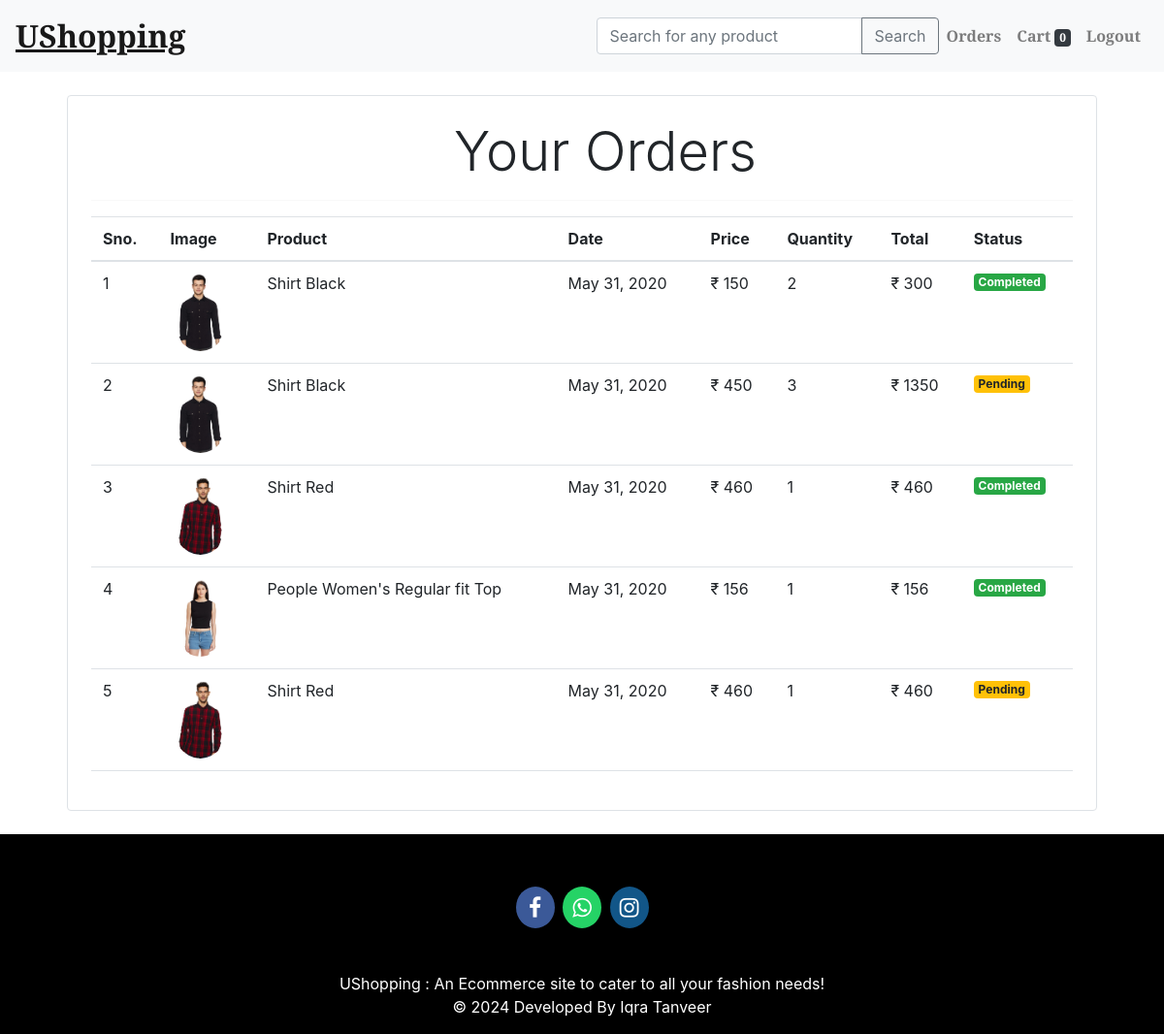
Screenshot of /orders (signed in) with the database file from the repository.
### store/models/orders.py (models this page shows, shortened)
class Order(models.Model):
    product = models.ForeignKey(Product,
                                on_delete=models.CASCADE)
    customer = models.ForeignKey(Customer,
                                 on_delete=models.CASCADE)
    quantity = models.IntegerField(default=1)
    price = models.IntegerField()
    address = models.CharField(max_length=50, default='', blank=True)
    phone = models.CharField(max_length=50, default='', blank=True)
    date = models.DateField(default=datetime.datetime.today)
    status = models.BooleanField(default=False)
    @staticmethod
    def get_orders_by_customer(customer_id):
        return Order.objects.filter(customer=customer_id).order_by('-date')

### store/models/product.py (models this page shows, shortened)
class Product(models.Model):
    name = models.CharField(max_length=50)
    price = models.IntegerField(default=0)
    category = models.ForeignKey(Category, on_delete=models.CASCADE, default=1)
    description = models.CharField(max_length=200, default='' , null=True , blank=True)
    image = models.ImageField(upload_to='uploads/products/')

### store/middlewares/auth.py (the view)
    def middleware(request):
        print(request.session.get('customer'))
        returnUrl = request.META['PATH_INFO']
        print(request.META['PATH_INFO'])
        if not request.session.get('customer'):
           return redirect(f'login?return_url={returnUrl}')
        response = get_response(request)
        return response

### store/templatetags/custom_filter.py (called while the page is built)
@register.filter(name='currency')
def currency(number):
    return "₹ "+str(number)

@register.filter(name='multiply')
def multiply(number , number1):
    return number * number1

### store/views/orders.py (called while the page is built)
    def get(self , request ):
        customer = request.session.get('customer')
        orders = Order.get_orders_by_customer(customer)
        print(orders)
        return render(request , 'orders.html'  , {'orders' : orders})

### store/templates/orders.html
{% extends 'base.html' %}
{% block content %}
{% load cart %}
{% load custom_filter %}
<div class="container">
   <div class="border rounded p-4 m-4">
        <p class="display-4 pl-4 ml-4">Your Orders</p>
        <hr>
        <table class="table">
            <thead>
                <tr>
                    <th>Sno.</th>
                    <th>Image</th>
                    <th>Product</th>
                    <th>Date</th>
                    <th>Price</th>
                    <th>Quantity</th>
                    <th>Total</th>
                    <th>Status</th>
                </tr>
            </thead>
            <tbody>
                {% for order in orders %}
                <tr>
                    <td>{{forloop.counter}}</td>
                    <td><img style="height: 80px;" class="rounded-circle" src="{{order.product.image.url}}" alt=""></td>
                    <td>{{order.product.name}}</td>
                    <td>{{order.date}}</td>
                    <td>{{order.price|currency}}</td>
                    <td>{{order.quantity}}</td>
                    <td>{{order.quantity|multiply:order.price|currency}}</td>
                    {% if order.status %}
                    <td><small class="badge badge-success">Completed</small></td>
                    {%else%}
                    <td><small class="badge badge-warning">Pending</small></td>
                    {% endif %}
                </tr>
                {% endfor %}
            </tbody>
        </table>
   </div>
</div>
{% endblock %}

### store/templates/base.html (style rules this page uses)
p { text-align: center; }

### rows the page displays
Order: product.image (picture), product.name "Shirt Black", date "May 31, 2020", price "₹ 150", quantity "2", quantity|multiply "₹ 300", status "Completed"
Order: product.image (picture), product.name "Shirt Black", date "May 31, 2020", price "₹ 450", quantity "3", quantity|multiply "₹ 1350", status "Pending"
Order: product.image (picture), product.name "Shirt Red", date "May 31, 2020", price "₹ 460", quantity "1", quantity|multiply "₹ 460", status "Completed"
Order: product.image (picture), product.name "People Women's Regular fit Top", date "May 31, 2020", price "₹ 156", quantity "1", quantity|multiply "₹ 156", status "Completed"
Order: product.image (picture), product.name "Shirt Red", date "May 31, 2020", price "₹ 460", quantity "1", quantity|multiply "₹ 460", status "Pending"

### other values shown
{{ request.session.cart.keys|length }} "0"
